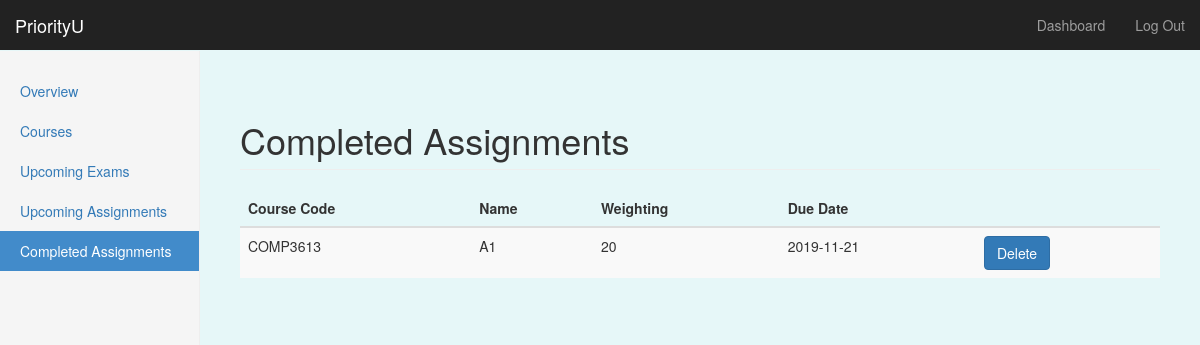
Page /dashboard/completed (signed in) on the committed database.
### priorityU/models/models.py (models this page shows, shortened)
class Assignment(db.Model): # Dominic 18/11- created model for assignment db
    __tablename__ = 'assignments'
    a_id = db.Column(db.Integer, primary_key=True)
    course_code = db.Column(db.String, db.ForeignKey('courses.course_code'))
    asg_name = db.Column(db.String, nullable=False)
    weighting = db.Column(db.Integer)
    due_date = db.Column(db.Date, nullable=False)
    due_time = db.Column(db.Time)
    complete = db.Column(db.Boolean, nullable=False)
    user_id = db.Column(db.Integer, db.ForeignKey('users.id'))

### priorityU/routes.py (the view)
@app.route('/dashboard/completed')
@login_required
def completed():
    user_asgs = Assignment.query.filter_by(user_id=current_user.get_id()).order_by(Assignment.due_date.asc()).all()
    return render_template('completed.html', assignments=user_asgs, edit_state=False, add_state=False, form=None)

### priorityU/routes.py (called while the page is built)
@login_manager.user_loader
def load_user(user_id):
    return User.query.get(int(user_id))

### priorityU/templates/completed.html (shortened to what this page needs)
{% extends "bootstrap/base.html" %}
{% block styles %}
{{super()}}
<link rel="stylesheet" href="{{url_for('.static', filename='style.css')}}">
{% endblock %}
{% block content %}
    <nav class="navbar navbar-inverse navbar-fixed-top">
      <div class="container-fluid">
        <div class="navbar-header">
          <a class="navbar-brand" href="#">PriorityU</a>
        </div>
        <div id="navbar" class="navbar-collapse collapse">
          <ul class="nav navbar-nav navbar-right">
            <li><a href="#">Dashboard</a></li>
            <li><a href="{{ url_for('logout') }}">Log Out</a></li>
          </ul>
        </div>
      </div>
    </nav>
    <div class="container-fluid">
      <div class="row">
        <div class="col-sm-3 col-md-2 sidebar">
        <ul class="nav nav-sidebar">
            <li {% if request.endpoint == 'dashboard' %} class="active" {% endif %}> <a href="{{url_for('dashboard')}}">Overview</a></li>
            <li {% if request.endpoint == 'courses' %} class="active" {% endif %}><a href="{{url_for('courses')}}" id="tab2-id">Courses</a></li>
            <li {% if request.endpoint == 'exams' %} class="active" {% endif %}><a href="{{url_for('exams')}}">Upcoming Exams</a></li>
            <li {% if request.endpoint == 'assignments' %} class="active" {% endif %}><a href="{{url_for('assignments')}}">Upcoming Assignments</a></li>
            <li {% if request.endpoint == 'completed' %} class="active" {% endif %} ><a href="{{url_for('completed')}}">Completed Assignments</a></li>
        </ul>
      </div>
      <div class="col-sm-9 col-sm-offset-3 col-md-10 col-md-offset-2 main">
        <h1 class="page-header">Completed Assignments</h1>
        <table class="table table-striped table-hover">
          <thead class="thead-dark">
              <tr>
                  <th>Course Code</th>
                  <th>Name</th>
                  <th>Weighting</th>
                  <th>Due Date</th>
                  <th></th>
              </tr>
          </thead>
          <tbody>
              {% for a in assignments %}
                {% if a.complete == True %}
              <tr>
                  <td>{{a.course_code}}</td>
                  <td>{{a.asg_name}}</td>
                  <td>{{a.weighting}}</td>
                  <td>{{a.due_date}}</td>
                  <td>
                    <a href='/dashboard/completed/{{a.a_id}}' class="btn btn-primary">Delete</a>
                  </td>
              </tr>
                {% endif %}
              {% endfor %}
          </tbody>
        </table>
    </div>
    </div>
    </div>
{% endblock %}

### priorityU/static/style.css (style rules this page uses)
body { padding-top: 50px; }
.navbar-fixed-top { border: 0; }
.sidebar { display: none; }
@media (min-width: 768px) { .sidebar { position: fixed; top: 51px; bottom: 0; left: 0; z-index: 1000; display: block; padding: 20px; overflow-x: hidden; overflow-y: auto; background-color: #f5f5f5; border-right: 1px solid #eee; } }
.nav-sidebar { margin-right: -21px; margin-bottom: 20px; margin-left: -20px; }
.nav-sidebar > li > a { padding-right: 20px; padding-left: 20px; }
.nav-sidebar > .active > a, .nav-sidebar > .active > a:hover, .nav-sidebar > .active > a:focus { color: #fff; background-color: #428bca; }
.main { padding: 20px; }
@media (min-width: 768px) { .main { padding-right: 40px; padding-left: 40px; } }
.main .page-header { margin-top: 0; }
body { padding-top: 100px; padding-bottom: 40px; background-color: #e6f7f8; }

### rows in the picture
Assignment: course_code "COMP3613", asg_name "A1", weighting "20", due_date "2019-11-21"
